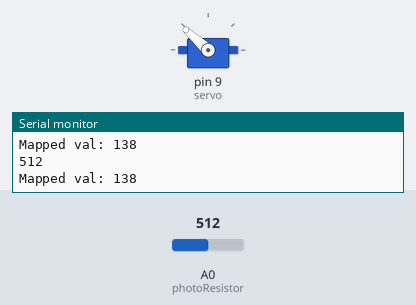
This sketch was run on a simulated Arduino Uno, built with avr-gcc and run on an emulated ATmega328P. Shown: servo, the last lines printed to the serial monitor. Inputs (shaded band) come from the test bench; at power-on: A0 (photoResistor) = 512.

Above: at 2.3 s.
2.4 s: A0 (photoResistor) set to 716
At 3.4 s:
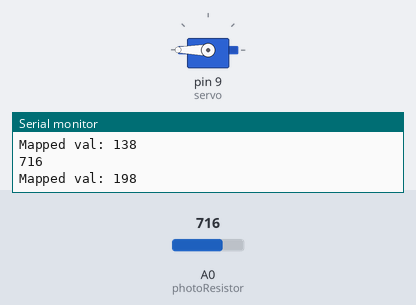
4.5 s: A0 (photoResistor) set to 306
At 5.8 s:
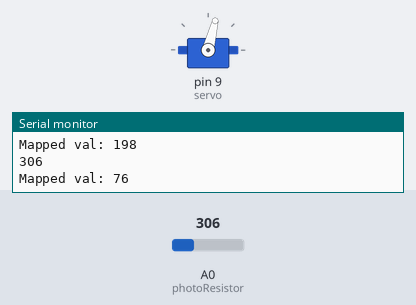
6.6 s: A0 (photoResistor) set to 122
At 8.1 s:
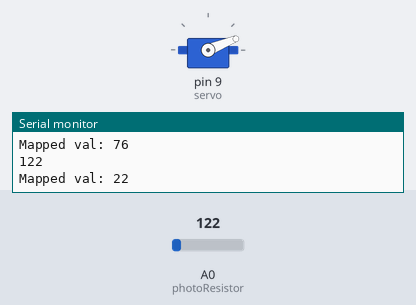
9.0 s: A0 (photoResistor) set to 0
At 9.3 s:
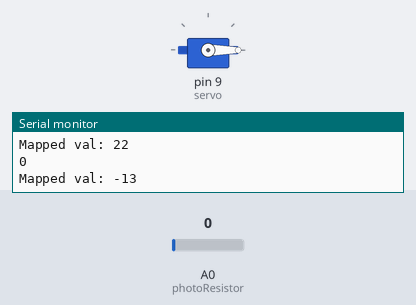
11.1 s: A0 (photoResistor) set to 900
At 12.8 s:
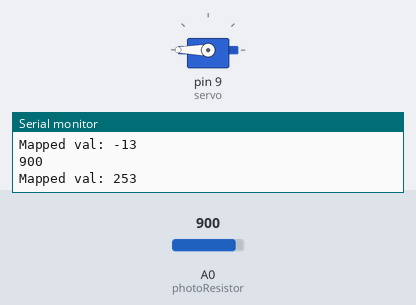
Timing chart, 0 to 14.3 s (numbered marks = the images above; inputs shaded):
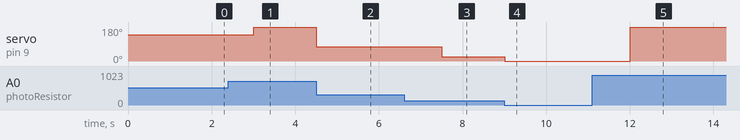

Measured:
- after the input at 2.4 s, servo on pin 9 (servo): 138° → 180° after 0.60 s
- after the input at 4.5 s, servo on pin 9 (servo): 180° → 76° at once
- after the input at 6.6 s, servo on pin 9 (servo): 76° → 22° after 0.90 s
- after the input at 9.0 s, servo on pin 9 (servo): 22° → 0° at once
- after the input at 11.1 s, servo on pin 9 (servo): 0° → 180° after 0.91 s

The sketch:

window_shade.ino
```cpp
 #include <Servo.h>

 // pin assignments
 int photoResistor = 0;
 //set this to your darkness threshold
 int darkness = 50;
 // set this to your 'full light' threshold
 int light = 650;
 Servo servo;
 int val;

 void setup() {
   pinMode(photoResistor, INPUT);
   servo.attach(9);
   Serial.begin(9600);
 }

 // read from the analog input connected to the LDR
 // and print the value to the serial port.
 // the delay is only to avoid sending so much data
 // as to make it unreadable.
 void loop() {
   val = analogRead(photoResistor);
   Serial.println(val);
   // map scales the servo range to the light range
   val = map(val, darkness, light, 1, 179);
   Serial.print("Mapped val: ");
   Serial.println(val);
   servo.write(val);
   delay(1500);
 }
```
